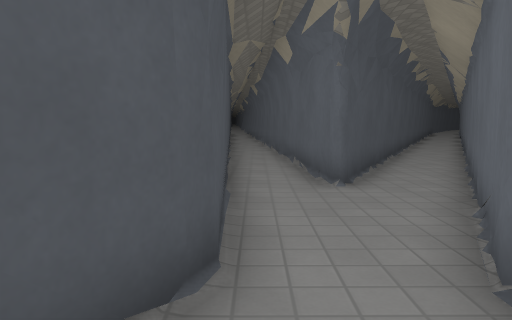
view 1 (above)

12 first-person views from a walk through a Godot game level. The camera is 1.2 m above the floor, tilts 6° down and sees 70° across. The floor is counted in squares, 1 m on a side. Each view is taken from the middle of a square. On the plan, view 1 faces up. The plan holds only what a view shows up to about 15 squares ahead; the rest is blank. The place goes on beyond the plan. Characters and animated objects are left out. Surface patterns are stand-ins for the level's own textures.

view 2
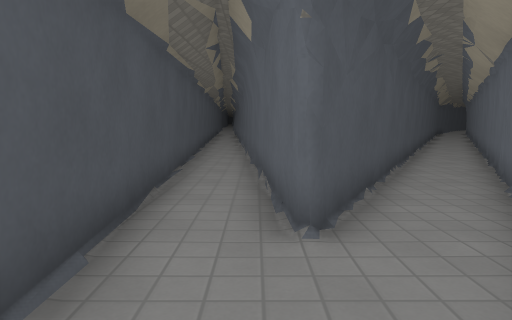

view 3
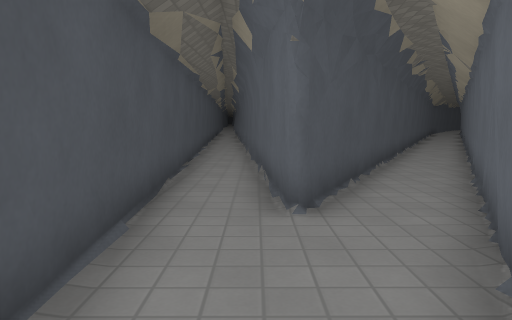

view 4
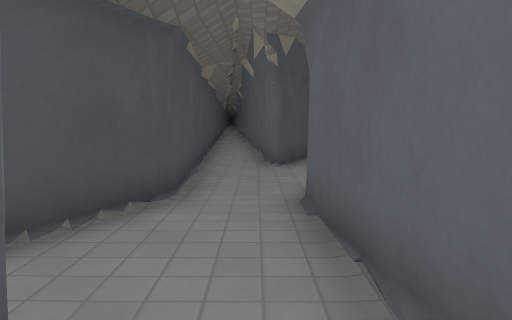

view 5
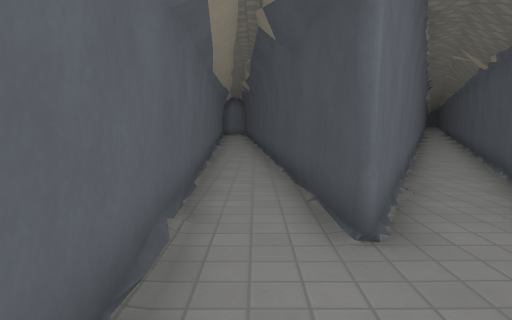

view 6
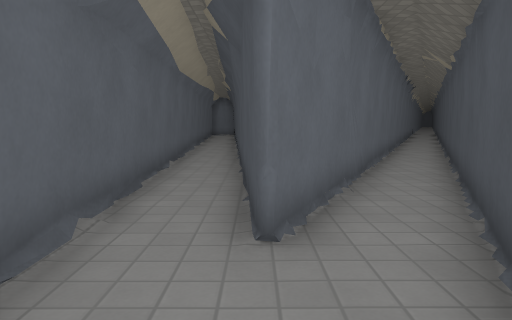

view 7
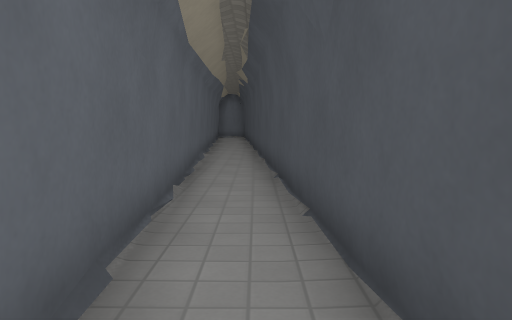

view 8
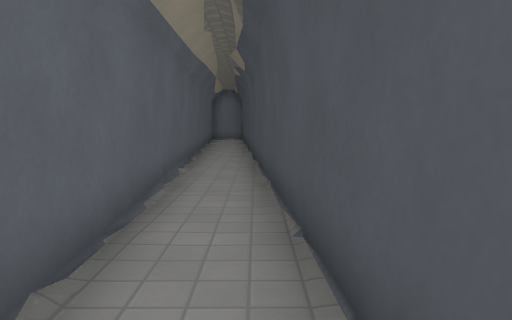

view 9
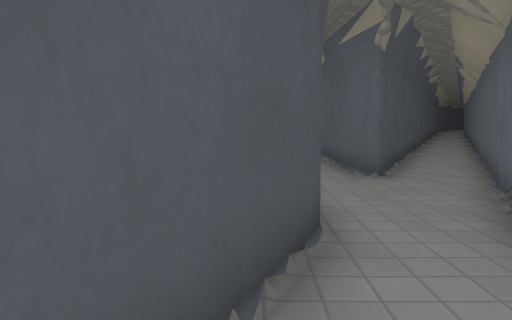

view 10
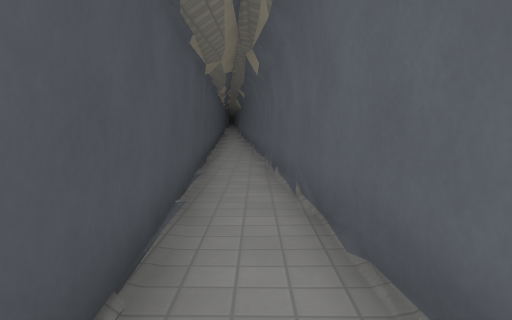

view 11
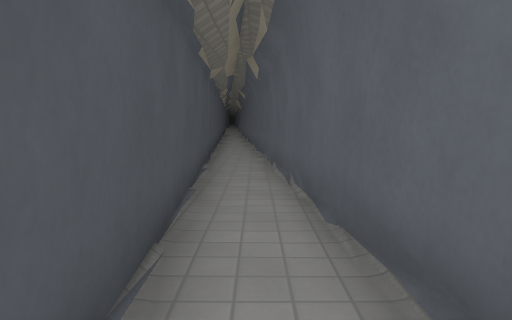

view 12
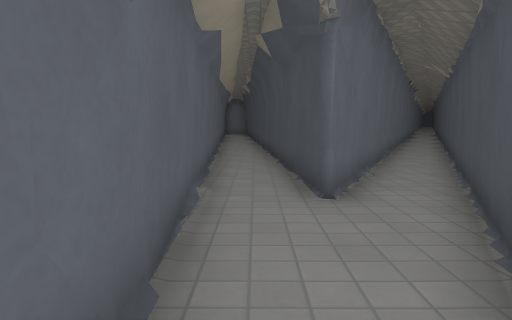

### Floor plan
Ten units are one square. View 1 is at (0, 0); x grows to the right and y downward. Boxes are objects, and circles mark ways between rooms. Rooms are numbered by the first view taken in them; rooms with no view inside come last. Other rooms are left out.
<svg viewBox="-26 -191 106 332">
<path fill="none" stroke="#000" d="M-3 -28 -21 10M-3 -29 -5 -22M17 -19 18 -26M20 15 17 -25 21 -34M28 134 20 15M0 15 8 136M22 -80 16 -67M14 -68 6 -186M47 -89 57 -110M38 -70 41 -76M57 -97 61 -107M57 -96 63 -107M33 -51 38 -66M18 -26 75 -131M61 -149 17 -68M-13 -186 -3 -29M61 -119 64 -125"/>
<circle cx="10" cy="20" r="3" fill="#2a7"/>
<circle cx="10" cy="-30" r="3" fill="#2a7"/>
<text x="0" y="-10">1</text>
<text x="10" y="80">2</text>
<text x="0" y="-100">3</text>
</svg>
Room 1 opens to room 2. Room 1 opens to room 3.

Where each view was taken, in squares from view 1:
view 1: 0 up, 0 right, facing up
view 2: 3 up, 1 right, facing up
view 3: 2 up, 1 right, facing up
view 4: 3 down, 1 right, facing up
view 5: 2 up, 1 right, facing down
view 6: 2 up, 0 right, facing down
view 7: 2 down, 1 right, facing down
view 8: 6 down, 1 right, facing down
view 9: 1 down, 1 left, facing up
view 10: 10 up, 0 right, facing up
view 11: 9 up, 0 right, facing up
view 12: 4 up, 1 right, facing down
